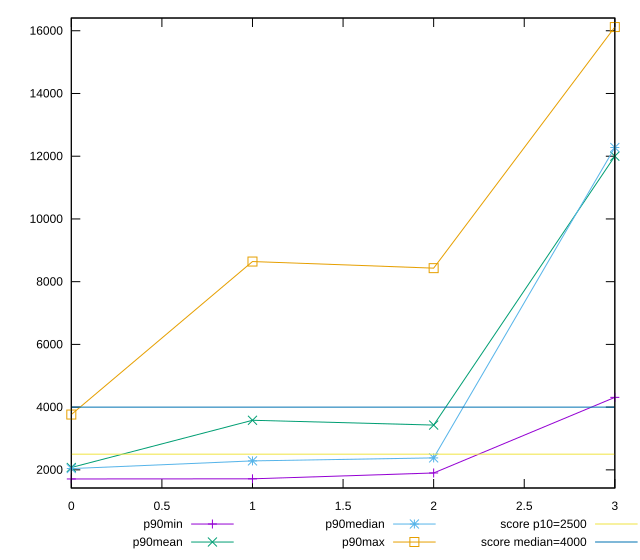

Generate this figure with gnuplot:
reset

$p90Min <<EOF
0 1709.655
1 1714.122
2 1900.721
3 4311.7965
EOF

$p90Mean <<EOF
0 2075.6675585106377
1 3580.8941595744686
2 3428.0346236559135
3 12000.612585106379
EOF

$p90Median <<EOF
0 2041.0007500000002
1 2285.91075
2 2381.388
3 12277.65725
EOF

$p90Max <<EOF
0 3763.5649999999996
1 8641.79
2 8430.99
3 16117.970000000003
EOF

set key outside below
set xrange [0:3]
set yrange [1421.4886999999999:16406.136300000002]
set trange [1421.4886999999999:16406.136300000002]
set terminal svg size 640, 560 enhanced background rgb 'white'
set output "reports/report_00027_2021-02-24T12-40-31.850Z/largest-contentful-paint/progression/value.svg"

plot $p90Min title "p90min" with linespoints, \
     $p90Mean title "p90mean" with linespoints, \
     $p90Median title "p90median" with linespoints, \
     $p90Max title "p90max" with linespoints, \
     2500 title "score p10=2500", \
     4000 title "score median=4000"

reset
